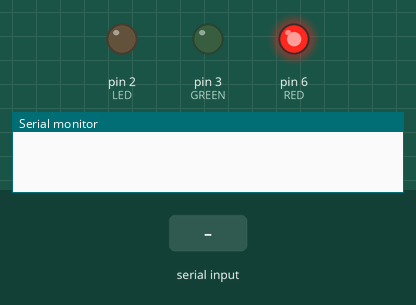
Bench run of a sketch on a simulated Arduino Uno, built with avr-gcc and run on an emulated ATmega328P. On the bench: output pins drawn as LEDs (lit = HIGH), the last lines printed to the serial monitor. The test bench sets the inputs (shaded band). Random numbers use the default seed unless the sketch sets one.

Above: at 1.2 s.
1.3 s: "1" received over Serial
At 2.4 s:
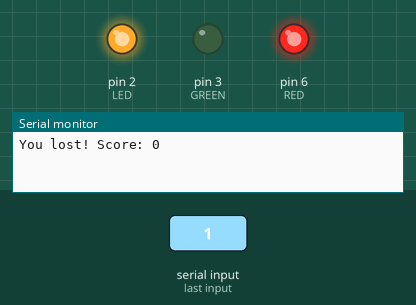
At 3.1 s:
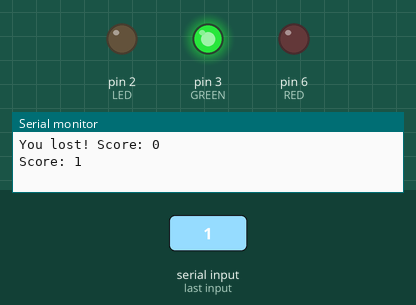
4.3 s: "2" received over Serial
7.3 s: "0" received over Serial
At 8.4 s:
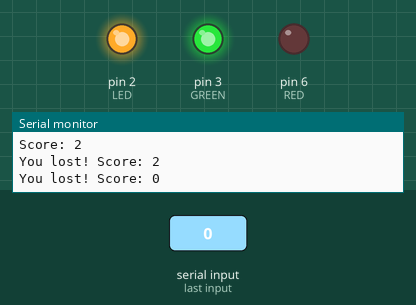
Timing chart, 0 to 16.3 s (numbered marks = the images above; inputs shaded):
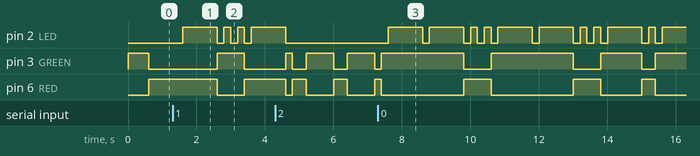

Measured:
- after the input at 1.3 s, pin 2 (LED): LOW → HIGH after 0.30 s, then repeats every 0.40 s: LOW 0.20 s, HIGH 0.20 s
- after the input at 7.3 s, pin 2 (LED): LOW → HIGH after 0.30 s, → LOW 1.0 s later, → HIGH 0.20 s later, → LOW 1.0 s later, … (21 changes in this stretch)

The sketch:

redlight_greenlight_receiver.ino
```cpp
//receiving, stop lights
#define GREEN 3
#define RED 6
#define LED 2
int randNum;
char byteRead;
int score = 0;

void setup() {
  // put your setup code here, to run once:
  Serial.begin(9600);
  pinMode(GREEN, OUTPUT);
  pinMode(RED, OUTPUT);
  pinMode(LED, OUTPUT);
}

void loop() {
  // put your main code here, to run repeatedly:

  randNum = random(2);
  //Serial.println("rand num:"+randNum);

  //read data only when receiving data
  if (Serial.available() > 0){
    byteRead = Serial.read();
  }

  //randomly switching red and green lights
  if (randNum == 1){
    digitalWrite(GREEN, HIGH);
    delay(200);
  }
  else{
    digitalWrite(RED, HIGH);
    delay(200);
  }


  if (randNum == 1){ //light is green
    if(byteRead == '1'){ //user presses gas
      score++;
      Serial.print("Score: ");
      Serial.println(score);
      digitalWrite(LED, HIGH);
      delay(200);
    }
    else if(byteRead == '0'){ //user presses brake
      Serial.print("You lost! Score: ");
      Serial.println(score);
      score=0;
      digitalWrite(LED, HIGH);
      delay(1000);
    }
  }
  else{ //light is red
    if(byteRead == '0'){ //user presses brake
      score++;
      Serial.print("score: ");
      Serial.println(score);
      digitalWrite(LED, HIGH);
      delay(200);
    }
    else if(byteRead == '1'){ //user presses gas
      Serial.print("You lost! Score: ");
      Serial.println(score);
      score=0;
      digitalWrite(LED, HIGH);
      delay(1000);
    }
  }

  digitalWrite(GREEN, LOW);
  digitalWrite(RED, LOW);
  digitalWrite(LED, LOW);
}
```
